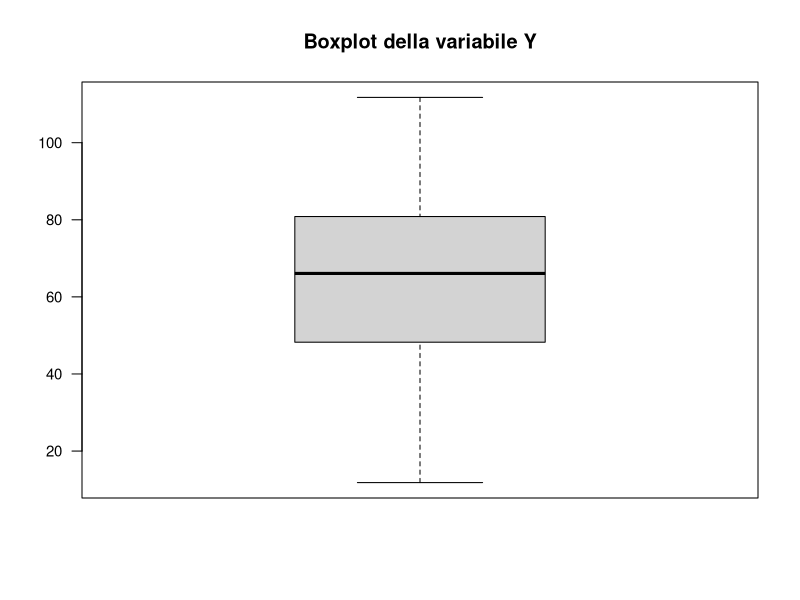
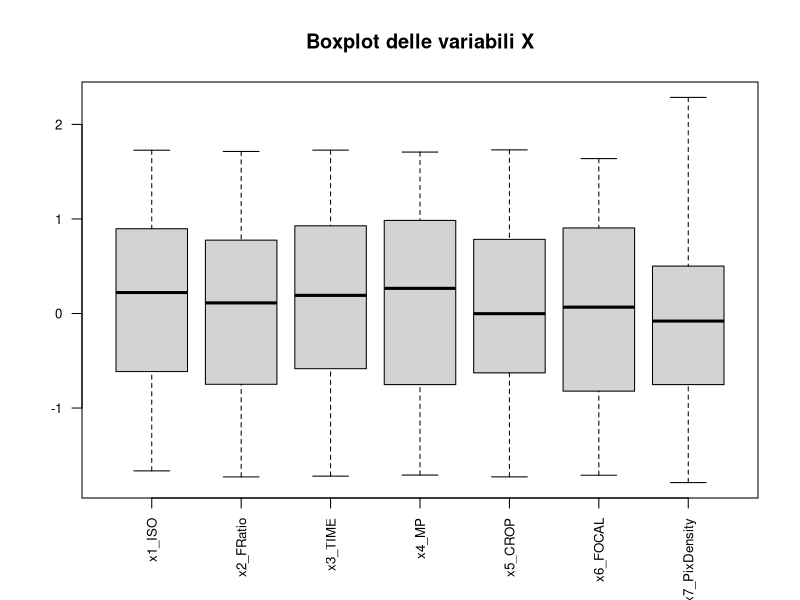
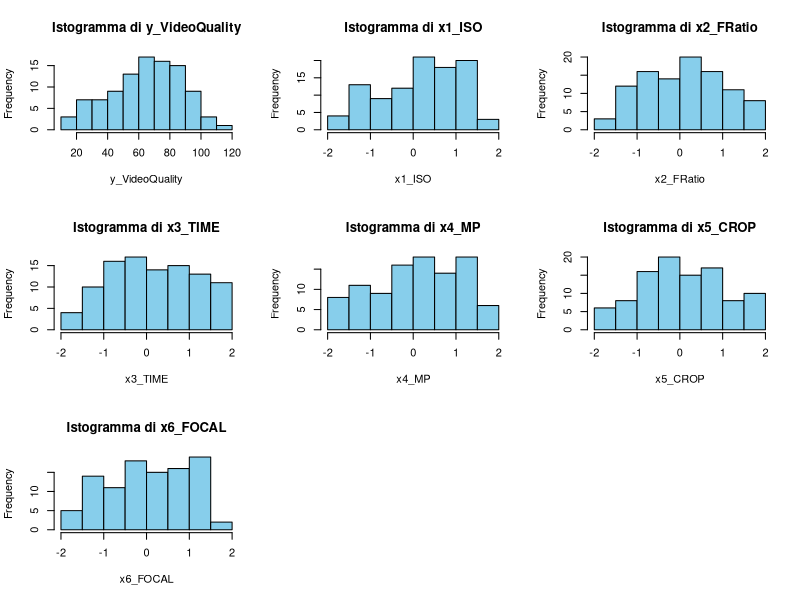
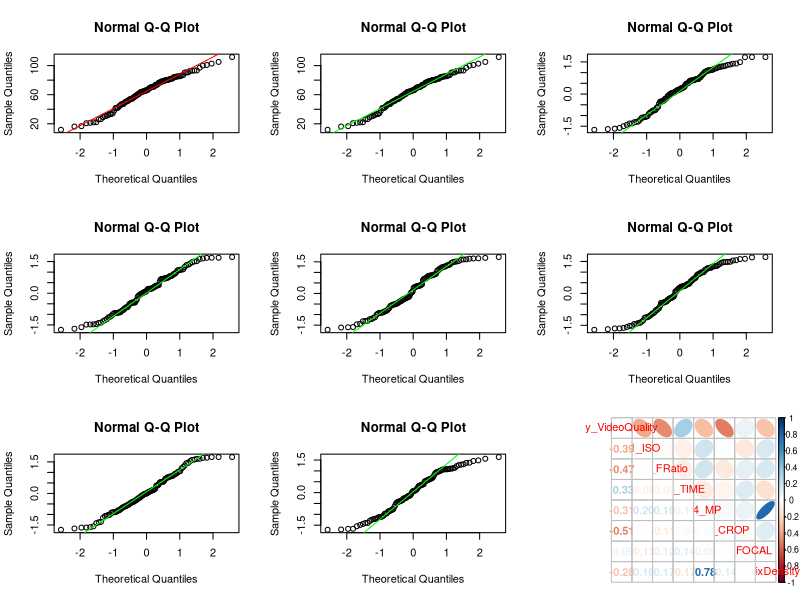
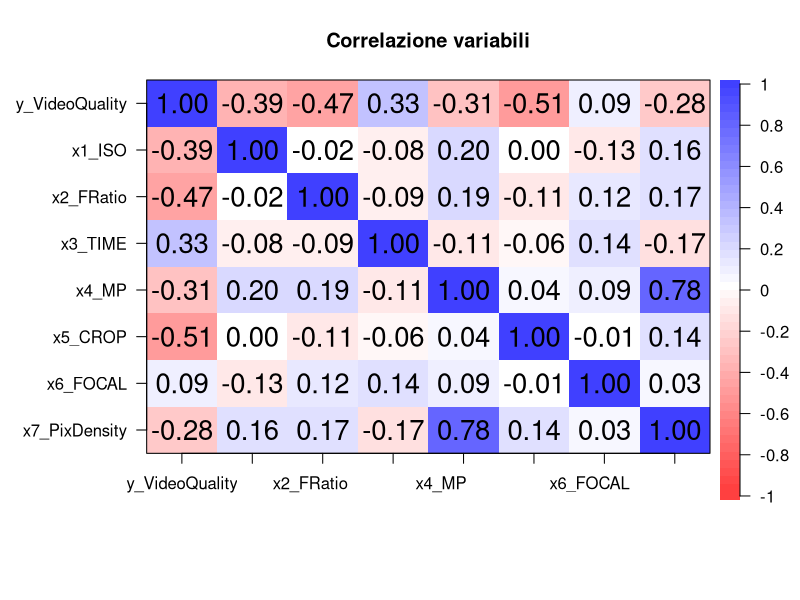
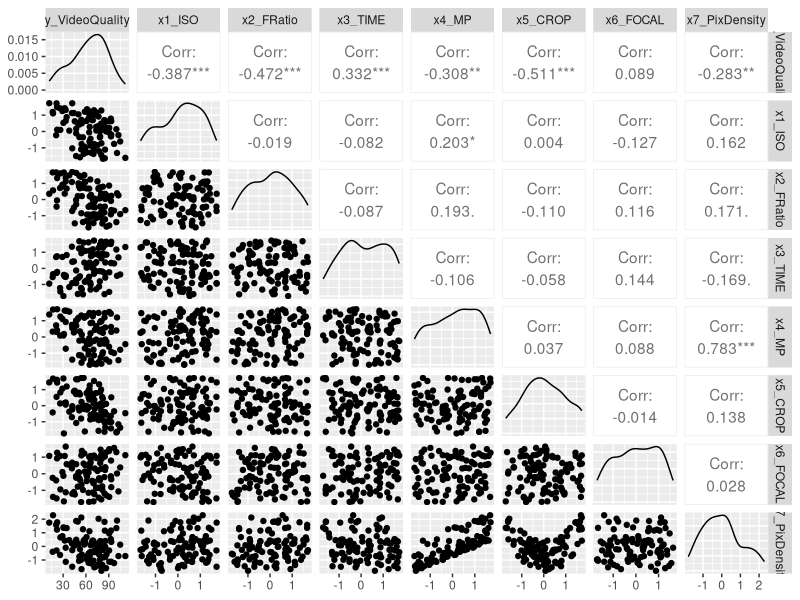
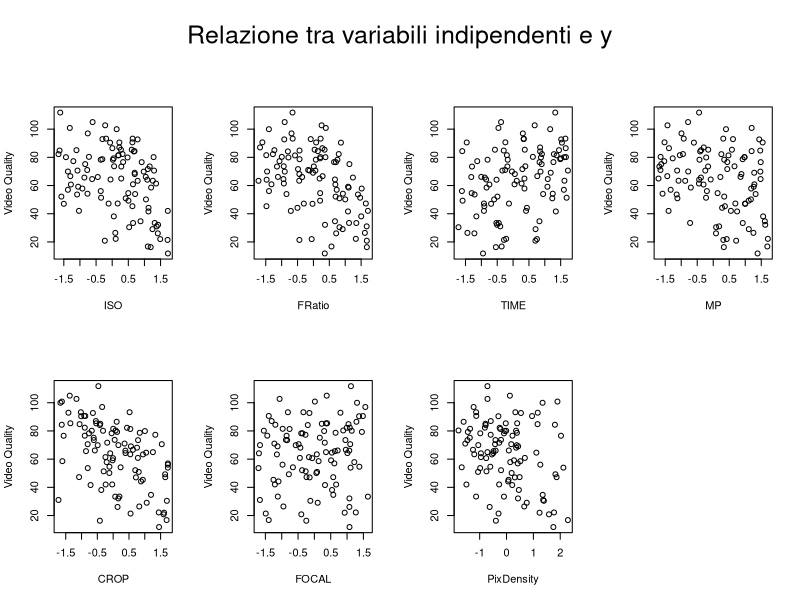
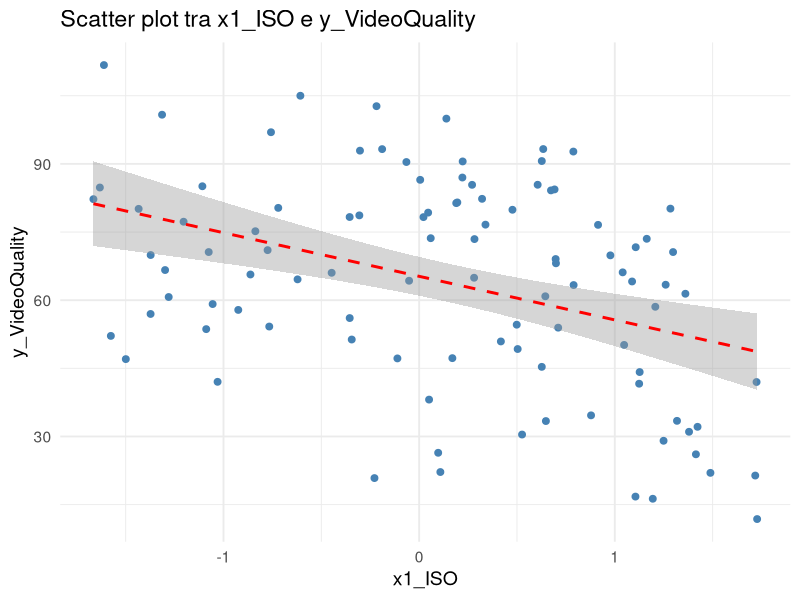

The R source for these figures, in order:
# Calcolo frequenze per classi
frequenze_classi <- function(x, k) {
  breaks <- seq(min(x), max(x), length.out = k + 1)
  classi <- cut(x, breaks = breaks, include.lowest = TRUE, right = FALSE)
  frequenze <- table(classi)
  return(list(frequenze = frequenze, breaks = breaks, classi = classi))
}

# Centri delle classi
centri_classi <- function(breaks) {
  return((head(breaks, -1) + tail(breaks, -1)) / 2)
}

frequenzaRelativa <- function(frequenze, n) {
  return(frequenze / n)
}

frequenzaCumulativa <- function(frequenze) {
  return(cumsum(frequenze))
}

frequenzaRelativaCumulativa <- function(freq_cum, n) {
  return(freq_cum / n)
}

intervalloInterquartile <- function(x) {
  q1 <- quantile(x, 0.25)
  q3 <- quantile(x, 0.75)
  iqr <- q3 - q1
  return(c(inf = q1 - 1.5 * iqr, sup = q3 + 1.5 * iqr))
}

# Librerie necessarie
library(ggplot2)
library(GGally)
library(corrplot)
library(psych)


#Caricamento e setup iniziale
data <- read.csv("DataSet_gruppo8.csv", header=TRUE)
View(data)

# Eventuale pulizia
data=na.omit(data) # remove rows with Not Available (NA) data
str(data)
summary(data)

n <- nrow(data)
variabili <- data[, 1:7]  # tutte le x numeriche

# Numero classi con regola di Sturges
k <- round(1 + 3.3 * log10(n))


#hsh
summary(data)

#
for (nome in names(variabili)) {
  cat("\nAnalisi descrittiva per", nome, "\n")
  
  x <- variabili[[nome]]
  risultati <- frequenze_classi(x, k)
  frequenze <- risultati$frequenze
  breaks <- risultati$breaks
  centri <- centri_classi(breaks)
  fr <- frequenzaRelativa(frequenze, length(x))
  fc <- frequenzaCumulativa(frequenze)
  frc <- frequenzaRelativaCumulativa(fc, length(x))
  outliers <- intervalloInterquartile(x)
  
  print(frequenze)
  print(centri)
  print(fr)
  print(fc)
  print(frc)
  cat("Intervallo interquartile (limiti outlier):\n"); print(outliers)
}

#Boxplot e istogrammi
# Boxplot unico

boxplot(data$y_VideoQuality,
        main = "Boxplot della variabile Y",
        las = 2,
        cex.axis = 0.9) #y


boxplot(data[, 2:8],
        main = "Boxplot delle variabili X",
        las = 2,
        cex.axis = 0.8)

# Istogrammi per ciascuna variabile
par(mfrow = c(3, 3))
for (nome in names(variabili)) {
  hist(variabili[[nome]], 
       main = paste("Istogramma di", nome), 
       xlab = nome, 
       col = "skyblue", 
       breaks = k)
}
par(mfrow = c(3, 3))

# Verifica normalità variabili (Q-Q plot + Shapiro)
qqnorm(data$y_VideoQuality); qqline(data$y_VideoQuality, col = "red")
shapiro.test(data$y_VideoQuality)
# Il p-value > 0.05, quindi non si rifiuta l’ipotesi di normalità.
#  Y è sufficientemente normale, compatibile con l’uso della regressione lineare.

# Ciclo opzionale sulle X
for (var in names(data)[1:7]) {
  cat("\n", var, "\n")
  qqnorm(data[[var]]); qqline(data[[var]], col = "green")
  print(shapiro.test(data[[var]]))
}
#Tutti i p-value < 0.05 → normalità rifiutata per tutte le X (con Shapiro–Wilk).

# Correlazione e scatter matrix
corr_matrix <- cor(data[sapply(data, is.numeric)])
corrplot.mixed(corr_matrix, order = "original", number.cex = 1, upper = "ellipse")
corPlot(corr_matrix, cex = 1.1, show.legend = TRUE, main = "Correlazione variabili")
GGally::ggpairs(data)

# Scatter plot individuali (base R)
par(mfrow = c(2, 4), oma = c(0, 0, 4, 0))
plot(data$x1_ISO, data$y_VideoQuality, xlab = "ISO", ylab = "Video Quality")
plot(data$x2_FRatio, data$y_VideoQuality, xlab = "FRatio", ylab = "Video Quality")
plot(data$x3_TIME, data$y_VideoQuality, xlab = "TIME", ylab = "Video Quality")
plot(data$x4_MP, data$y_VideoQuality, xlab = "MP", ylab = "Video Quality")
plot(data$x5_CROP, data$y_VideoQuality, xlab = "CROP", ylab = "Video Quality")
plot(data$x6_FOCAL, data$y_VideoQuality, xlab = "FOCAL", ylab = "Video Quality")
plot(data$x7_PixDensity, data$y_VideoQuality, xlab = "PixDensity", ylab = "Video Quality")
mtext("Relazione tra variabili indipendenti e y", outer = TRUE, cex = 1.5, line = 0.5)
par(mfrow = c(1, 1))

# Scatter ggplot2 con regressione
nomi_variabili <- names(data)[names(data) != "y_VideoQuality"]
for (nome in nomi_variabili) {
  p <- ggplot(data, aes_string(x = nome, y = "y_VideoQuality")) +
    geom_point(color = "steelblue", size = 2) +
    geom_smooth(method = "lm", se = TRUE, color = "red", linetype = "dashed") +
    labs(
      title = paste("Scatter plot tra", nome, "e y_VideoQuality"),
      x = nome,
      y = "y_VideoQuality"
    ) +
    theme_minimal(base_size = 14)
  print(p)
}

#modello completo, che include tutte le variabili indipendenti esclusa (x7_PixDensity, per evitare multicollinearità con x4_MP)

model_full <- lm(y_VideoQuality ~ ., data = subset(data, select = -x7_PixDensity))


#modello ridotto, costruito includendo solo le variabili
#risultano piu significativamente associate a y VideoQuality.
model_reduced <- lm(y_VideoQuality ~ x1_ISO + x2_FRatio + x5_CROP + x3_TIME, data = data)


#Stima e intervalli di confidenza dei parametri




# PUNTO 4 - Stima dei coefficienti e intervalli di confidenza al 95%
# l'ho fatto sia per il completo che per il ridotto (non so se andava fatto su entrambi)
# Per tutti i parametri calcolo l'intervallo di confidenza al 95% sulla base
# della t di Student. Ci stanno grafici a barre orizzontali per visualizzare
# l'intervallo di confidenza dei coefficienti e, per il modello ridotto anche
# grafici delle regressioni con intervalli di confidenza per ciascuna variabile indipendent, sul modello completo
#i grafici delle singole variabili non li ho messi perchè quelli delle variabili significative stanno già nel ridotto


# MODELLO COMPLETO

# Estrazione dei coefficienti stimati e degli errori standard
parametri_full <- summary(model_full)$coefficients

# Parametri globali per il calcolo degli IC
n_sample_full <- nrow(data)  # numero di osservazioni
k_param_full <- length(coef(model_full))  # numero di parametri stimati (inclusa l'intercetta)
alpha <- 0.05  # livello di significatività
t_score_full <- qt(1 - alpha/2, df = n_sample_full - k_param_full)  # quantile t-student

cat("Intervalli di Confidenza al 95% (Modello Completo):\n\n")

# Calcolo manuale degli intervalli di confidenza per ogni parametro
for (param in rownames(parametri_full)) {
  beta <- parametri_full[param, "Estimate"]
  errore_std <- parametri_full[param, "Std. Error"]
  IC_basso <- beta - t_score_full * errore_std
  IC_alto <- beta + t_score_full * errore_std
  cat(sprintf("%-15s: [%.4f , %.4f]\n", param, IC_basso, IC_alto))
}

# Costruzione del data frame per il grafico
nomi_parametri_full <- rownames(parametri_full)
stima_full <- parametri_full[, "Estimate"]
errore_std_full <- parametri_full[, "Std. Error"]
IC_min_full <- stima_full - t_score_full * errore_std_full
IC_max_full <- stima_full + t_score_full * errore_std_full

df_ic_full <- data.frame(
  parametro = nomi_parametri_full,
  stima = stima_full,
  IC_basso = IC_min_full,
  IC_alto = IC_max_full
)

# Grafico ggplot: Intervalli di confidenza 95% (Modello Completo)
dev.new()
ggplot(df_ic_full, aes(x = stima, y = reorder(parametro, stima))) +
  geom_point(color = "darkgreen", size = 3) +
  geom_errorbarh(aes(xmin = IC_basso, xmax = IC_alto), height = 0.2, color = "gray40") +
  geom_vline(xintercept = 0, linetype = "dashed", color = "red") +
  labs(
    title = "Intervalli di Confidenza al 95% (Modello Completo)",
    x = "Valore stimato ± IC",
    y = "Parametro"
  ) +
  theme_minimal(base_size = 14)


# MODELLO RIDOTTO

# Estrazione dei coefficienti stimati e degli errori standard
parametri_stimati <- summary(model_reduced)$coefficients

# Parametri globali per il calcolo degli IC
n_sample <- nrow(data)
k_param <- length(coef(model_reduced))
alpha <- 0.05
t_score <- qt(1 - alpha/2, df = n_sample - k_param)

cat("Intervalli di Confidenza al 95% (Modello Ridotto):\n\n")

# Calcolo manuale degli intervalli di confidenza per ogni parametro
for (param in rownames(parametri_stimati)) {
  beta <- parametri_stimati[param, "Estimate"]
  errore_std <- parametri_stimati[param, "Std. Error"]
  IC_basso <- beta - t_score * errore_std
  IC_alto <- beta + t_score * errore_std
  cat(sprintf("%-12s: [%.4f , %.4f]\n", param, IC_basso, IC_alto))
}

# Costruzione del data frame per il grafico
nomi_parametri <- rownames(parametri_stimati)
stima <- parametri_stimati[, "Estimate"]
errore_std <- parametri_stimati[, "Std. Error"]
IC_min <- stima - t_score * errore_std
IC_max <- stima + t_score * errore_std

df_ic <- data.frame(
  parametro = nomi_parametri,
  stima = stima,
  IC_basso = IC_min,
  IC_alto = IC_max
)

# Grafico ggplot: Intervalli di confidenza 95% (Modello Ridotto)
dev.new()
ggplot(df_ic, aes(x = stima, y = reorder(parametro, stima))) +
  geom_point(color = "blue", size = 3) +
  geom_errorbarh(aes(xmin = IC_basso, xmax = IC_alto), height = 0.2, color = "darkgray") +
  geom_vline(xintercept = 0, linetype = "dashed", color = "red") +
  labs(
    title = "Intervalli di Confidenza al 95% (Modello Ridotto)",
    x = "Valore stimato ± IC",
    y = "Parametro"
  ) +
  theme_minimal(base_size = 14)


# GRAFICI VARIAZIONE SINGOLA VARIABILE 

# Funzione per costruire il grafico di regressione e intervallo di confidenza per una singola variabile
grafico_ic_singola_variabile <- function(var_nome, model, data) {
  x_seq <- seq(min(data[[var_nome]]), max(data[[var_nome]]), length.out = 100)
  
  # Calcolo delle medie delle altre variabili nel modello ridotto
  media_vars <- colMeans(data[c("x1_ISO", "x2_FRatio", "x3_TIME", "x5_CROP")])
  
  # Creo 100 righe identiche inizializzate con le medie
  newdata <- as.data.frame(matrix(rep(media_vars, each = 100), nrow = 100))
  colnames(newdata) <- names(media_vars)
  
  # Sovrascrivo la variabile che voglio far variare
  newdata[[var_nome]] <- x_seq
  
  # Predizione dei valori attesi con intervallo di confidenza
  pred <- predict(model, newdata = newdata, interval = "confidence", level = 0.95)
  
  # Costruzione del data frame da usare in ggplot
  df_plot <- data.frame(
    x = x_seq,
    y_fit = pred[, "fit"],
    y_min = pred[, "lwr"],
    y_max = pred[, "upr"]
  )
  
  # Grafico con linea di regressione e fascia di confidenza
  ggplot(df_plot, aes(x = x, y = y_fit)) +
    geom_line(color = "blue", linewidth = 1.2) +
    geom_ribbon(aes(ymin = y_min, ymax = y_max), alpha = 0.2, fill = "blue") +
    geom_point(data = data, aes_string(x = var_nome, y = "y_VideoQuality"), color = "black", size = 1.5) +
    labs(
      title = paste("Regressione + IC 95% per", var_nome),
      x = var_nome,
      y = "y_VideoQuality"
    ) +
    theme_minimal(base_size = 14)
}

# Esecuzione della funzione per ciascuna variabile del modello ridotto
grafico_ic_singola_variabile("x1_ISO", model_reduced, data)
grafico_ic_singola_variabile("x2_FRatio", model_reduced, data)
grafico_ic_singola_variabile("x3_TIME", model_reduced, data)
grafico_ic_singola_variabile("x5_CROP", model_reduced, data)


#punto 5
#Calcolo R², R² aggiustato e RMSE per i due modelli 

# Per il modello completo
summary_full <- summary(model_full)
r2_full <- summary_full$r.squared                    # Coefficiente di determinazione
adj_r2_full <- summary_full$adj.r.squared            # R² aggiustato
rmse_full <- sqrt(mean(summary_full$residuals^2))    # Root Mean Squared Error (errore quadratico medio)

# Per il modello ridotto
summary_red <- summary(model_reduced)
r2_red <- summary_red$r.squared
adj_r2_red <- summary_red$adj.r.squared
rmse_red <- sqrt(mean(summary_red$residuals^2))

#Stampa dei risultati a confronto
cat("Confronto tra modello completo e ridotto:\n\n")
cat(sprintf("MODELLO COMPLETO:\nR² = %.4f | R² aggiustato = %.4f | RMSE = %.4f\n\n", 
            r2_full, adj_r2_full, rmse_full))
cat(sprintf("MODELLO RIDOTTO:\nR² = %.4f | R² aggiustato = %.4f | RMSE = %.4f\n\n", 
            r2_red, adj_r2_red, rmse_red))


# Costruzione del data frame per il grafico
df_confronto <- data.frame(
  Modello = rep(c("Completo", "Ridotto"), each = 3),
  Metrica = rep(c("R²", "R² aggiustato", "RMSE"), times = 2),
  Valore = c(r2_full, adj_r2_full, rmse_full, r2_red, adj_r2_red, rmse_red)
)

# Grafico a barre affiancate
ggplot(df_confronto, aes(x = Metrica, y = Valore, fill = Modello)) +
  geom_bar(stat = "identity", position = "dodge") +
  geom_text(aes(label = round(Valore, 3)), 
            position = position_dodge(width = 0.9), 
            vjust = -0.3, size = 4) +
  labs(
    title = "Confronto tra modello completo e ridotto",
    x = "Metrica",
    y = "Valore",
    fill = "Modello"
  ) +
  theme_minimal(base_size = 14)
anova( model_full, model_reduced) #non so se va messo

# Grafici diagnostici per i modelli lineari 

# Visualizzazione dei 4 grafici diagnostici base di R:
# 1. Residui vs Valori adattati
# 2. QQ Plot dei residui
# 3. Scale-Location
# 4. Residui vs Leverage

# Per il modello completo
par(mfrow = c(2, 2))
plot(model_full, main = "Diagnostica - Modello Completo")

# Per il modello ridotto
par(mfrow = c(2, 2))
plot(model_reduced, main = "Diagnostica - Modello Ridotto")


shapiro.test(residuals(model_full))
shapiro.test(residuals(model_reduced))

#confronto dei modelli con aic e bic(va fatto forse dopo aver fatto anche la regressione polinomiale )
AIC(model_full, model_reduced)

#              df      AIC
#model_full     8 781.8162
#model_reduced  6 783.4853

BIC(model_full, model_reduced)

#              df      BIC
#model_full     8 802.6576
#model_reduced  6 799.1163
#

# Regressione polinomiale

# Costruzione del modello polinomiale
model_poly <- lm(y_VideoQuality ~ 
                   x1_ISO + 
                   x2_FRatio + I(x2_FRatio^2) + 
                   x3_TIME + 
                   x5_CROP + I(x5_CROP^2), 
                 data = data)

summary(model_poly)

# Calcolo R², R² aggiustato e RMSE

summary_poly <- summary(model_poly)
r2_poly <- summary_poly$r.squared
adj_r2_poly <- summary_poly$adj.r.squared
rmse_poly <- sqrt(mean(summary_poly$residuals^2))

cat("MODELLO POLINOMIALE:\n")
cat(sprintf("R² = %.4f | R² aggiustato = %.4f | RMSE = %.4f\n\n", 
            r2_poly, adj_r2_poly, rmse_poly))

# Confronto AIC, BIC con i modelli precedenti
AIC(model_full, model_reduced, model_poly)
BIC(model_full, model_reduced, model_poly)

# Costruzione degli intervalli di confidenza dei coefficienti del modello polinomiale
parametri_poly <- summary_poly$coefficients
k_param_poly <- length(coef(model_poly))
t_score_poly <- qt(1 - alpha/2, df = n_sample - k_param_poly)

df_ic_poly <- data.frame(
  parametro = rownames(parametri_poly),
  stima = parametri_poly[, "Estimate"],
  IC_basso = parametri_poly[, "Estimate"] - t_score_poly * parametri_poly[, "Std. Error"],
  IC_alto = parametri_poly[, "Estimate"] + t_score_poly * parametri_poly[, "Std. Error"]
)

dev.new()
ggplot(df_ic_poly, aes(x = stima, y = reorder(parametro, stima))) +
  geom_point(color = "purple", size = 3) +
  geom_errorbarh(aes(xmin = IC_basso, xmax = IC_alto), height = 0.2, color = "gray40") +
  geom_vline(xintercept = 0, linetype = "dashed", color = "red") +
  labs(title = "Intervalli di Confidenza al 95% (Modello Polinomiale)",
       x = "Valore stimato ± IC", y = "Parametro") +
  theme_minimal(base_size = 14)

# Diagnostica del modello polinomiale
dev.new()
par(mfrow = c(2, 2))
plot(model_poly, main = "Diagnostica - Modello Polinomiale")
par(mfrow = c(1, 1))
shapiro.test(residuals(model_poly))


# Confronto dei tre modelli
df_confronto <- rbind(df_confronto, 
                      data.frame(
                        Modello = rep("Polinomiale", 3),
                        Metrica = c("R²", "R² aggiustato", "RMSE"),
                        Valore = c(r2_poly, adj_r2_poly, rmse_poly)
                      )
)


# Grafico 
ggplot(df_confronto, aes(x = Metrica, y = Valore, fill = Modello)) +
  geom_bar(stat = "identity", position = "dodge") +
  geom_text(aes(label = round(Valore, 3)), 
            position = position_dodge(width = 0.9), 
            vjust = -0.3, size = 4) +
  labs(title = "Confronto tra modello completo, ridotto e polinomiale",
       x = "Metrica", y = "Valore", fill = "Modello") +
  theme_minimal(base_size = 14)

# DA VEDERE SE FARE
anova(model_reduced, model_poly)  # Verifica se i termini quadratici migliorano il modello in modo significativo
